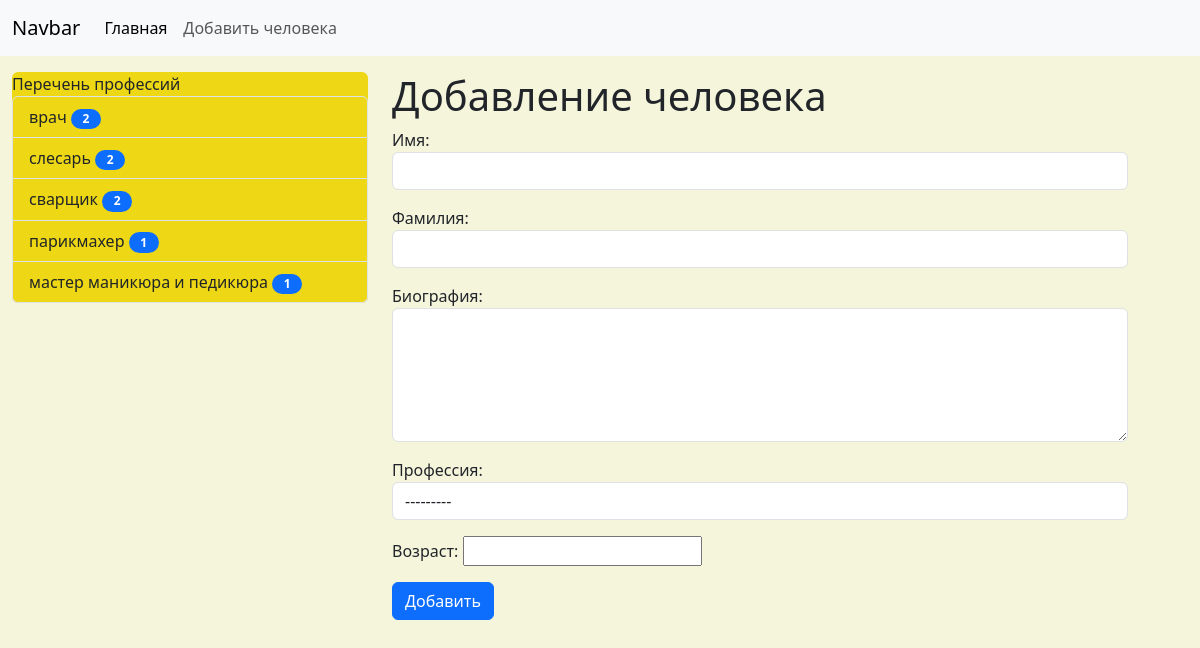
Screenshot of /news/homework/add_human/ (signed in) with the database file from the repository.
### homework/models.py (models this page shows)
class Profession(models.Model):
    title = models.CharField(max_length=150, db_index=True, verbose_name='Профессия')
    def get_absolute_url(self):
        return reverse_lazy('Profession', kwargs={'profession_id': self.pk})
    class Meta:
        verbose_name = 'Профессия'
        verbose_name_plural = 'Профессии'
        ordering = ['id']

### homework/views.py (the view)
# urls.py: path('add_human/', add_human.as_view(), name='Add_human'),
class add_human(LoginRequiredMixin, CreateView):
    form_class = HumanForm
    template_name = 'homework/add_human.html'
    login_url = '/admin/'

### homework/forms.py (shortened to what this page needs)
class HumanForm(forms.ModelForm):
    class Meta:
        model = Human
        fields = ['Name', 'Last_name', 'biography', 'profession', 'age']
        widgets = {
            'Name': forms.TextInput(attrs={
                'class': 'form-control'
            }),
            'Last_name': forms.TextInput(attrs={
                'class': 'form-control'
            }),
            'age': forms.NumberInput(),
            'biography': forms.Textarea(attrs={
                'class': 'form-control',
                'rows': 5
            }),
            'profession': forms.Select(attrs={
                'class': 'form-control'
            })
        }

### News/templatetags/human_tags.py (called while the page is built)
@register.simple_tag(name='get_list_profession')
def get_profession():
    return Profession.objects.annotate(cnt=Count('human'))

@register.inclusion_tag('homework/list_profession.html')
def show_professions(arg1='Перечень', arg2='профессий'):
    professions = Profession.objects.annotate(cnt=Count('human')).filter(cnt__gt=0)
    return {'professions': professions, 'arg1': arg1, 'arg2': arg2}

### homework/templates/homework/add_human.html (shortened to what this page needs)
{% extends 'base.html' %}
{% block sidebar %}
    {% include 'inc/_sidebarhome.html' %}
{% endblock %}
{% block content %}
    <h1>Добавление человека</h1>
    <form action="{% url 'Add_human' %}" method="post">
        {{ form.as_p }}
        <button type="submit" class="btn btn-primary btn-block">Добавить</button>
    </form>
{% endblock %}

### homework/templates/homework/list_profession.html
{% load human_tags %}
<div class="list-group">
    {{ arg1 }} {{ arg2 }}
    {% for prof in professions %}
      <a href="{{ prof.get_absolute_url }}" class="list-group-item list-group-item-action" style='background-color: #eed815'>{{ prof.title }}
          <span class="badge bg-primary rounded-pill" style="width:30px; color:white;">{{ prof.cnt }}</span></a>
    {% endfor %}
</div>

### NewsPoject/static/css/style.css (style rules this page uses)
body { background-color: beige; }

### rows the page displays
Profession: title "врач", cnt "2"
Profession: title "слесарь", cnt "2"
Profession: title "сварщик", cnt "2"
Profession: title "парикмахер", cnt "1"
Profession: title "мастер маникюра и педикюра", cnt "1"

### other values shown
{{ arg1 }} "Перечень"
{{ arg2 }} "профессий"
